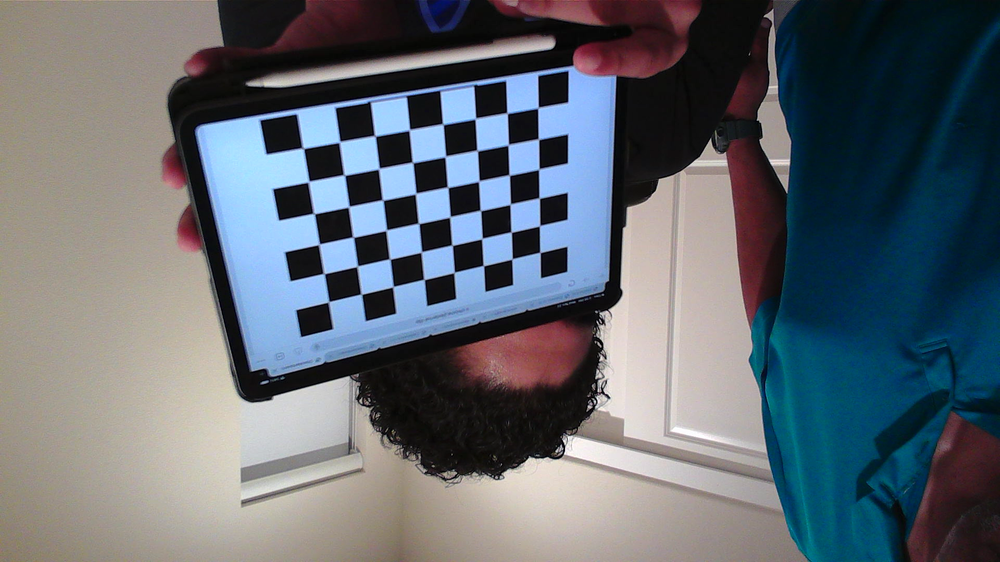
#> input picture PythonHandControl/CameraCalibration/images/img0.png, 1000 x 562 px, shrunk from 1920 x 1080 before the run; its folder holds only this picture in this run
$ python calibrate2.py
#> lines starting #> are read from the running program, lines starting #| are printed output that depends on the picture; after the words box and inside, x2 and y2 are one past the last pixel; in counts of white or black regions, pixels touching at a corner belong together; long printed decimals are rounded
import cv2
import numpy as np
import glob

# Define the chessboard dimensions
chessboard_rows = 8
chessboard_cols = 6
square_size_mm = 20

# Prepare object points (0,0,0), (1,0,0), ..., (7,5,0)
objp = np.zeros((chessboard_rows * chessboard_cols, 3), np.float32)
objp[:, :2] = np.mgrid[0:chessboard_cols, 0:chessboard_rows].T.reshape(-1, 2)
objp = objp * square_size_mm

# Arrays to store object points and image points from all the images
obj_points = []  # 3D points in real-world space
img_points = []  # 2D points in image plane

# Load images and find chessboard corners
image_paths = glob.glob("images/*.png")
for image_path in image_paths:
    image = cv2.imread(image_path)
#> image is the input picture: shape (562, 1000, 3); mean B, G, R 112.6, 105.2, 97.9
    gray_image = cv2.cvtColor(image, cv2.COLOR_BGR2GRAY)
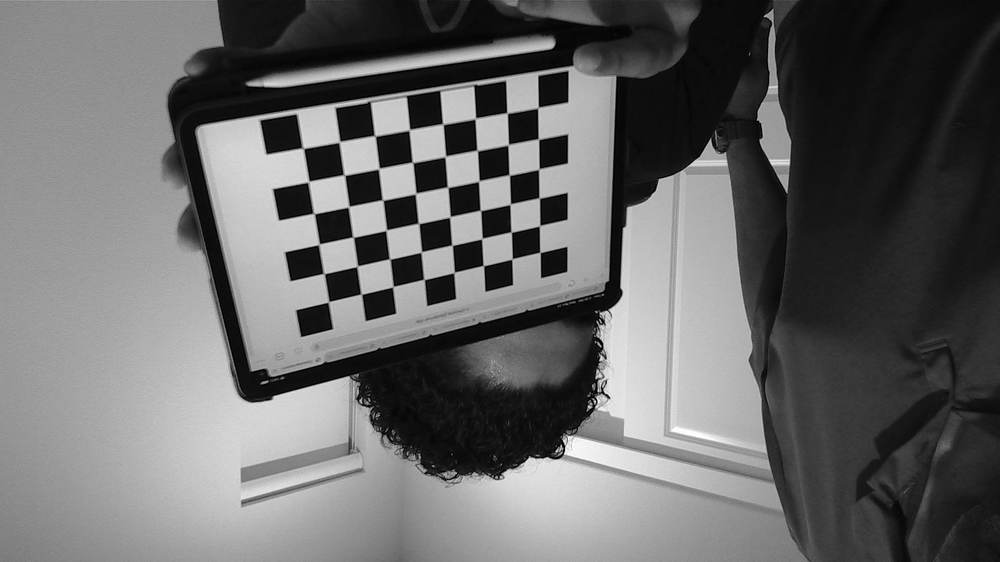
#> gray_image: shape (562, 1000); min 0, max 255, mean 103.9

    # Find chessboard corners
    ret, corners = cv2.findChessboardCorners(gray_image, (chessboard_cols, chessboard_rows), None)
#> ret = True; corners = 48 rows, first 8: [538.2, 107.6], [538.5, 139.2], [538.9, 169], [539.2, 198.1], [539.5, 225.8], [540, 252.5], [507.2, 113.3], [508.3, 144.8]

    if ret:
        obj_points.append(objp)
        img_points.append(corners)

        # Optionally, you can draw the chessboard corners on the image
        cv2.drawChessboardCorners(image, (chessboard_cols, chessboard_rows), corners, ret)
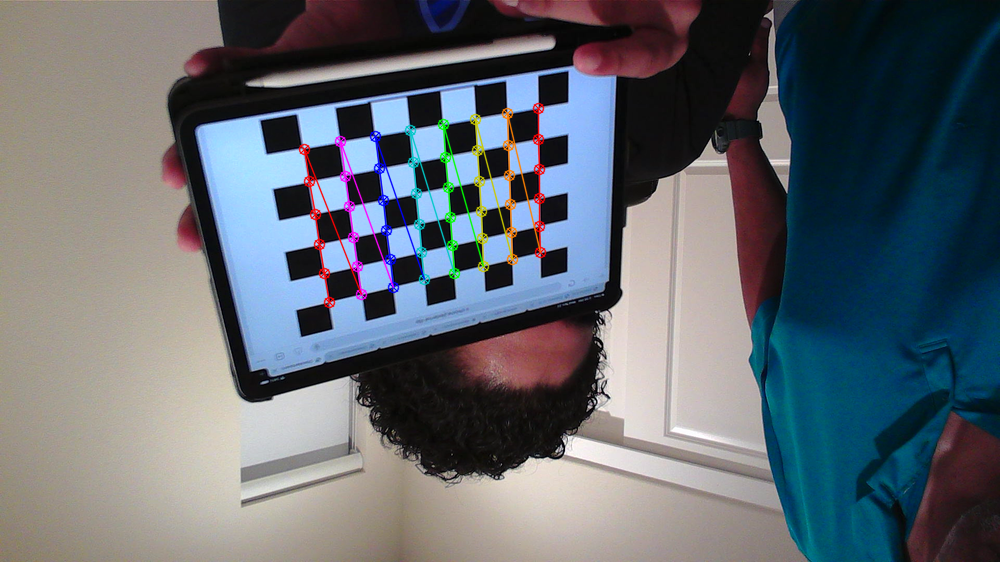
#> image: shape (562, 1000, 3); 1.85% of pixels changed, all inside (x1, y1, x2, y2) = (298, 102, 547, 309)
        cv2.imshow("Image", image)
        cv2.waitKey(500)  # Show each image for 500 milliseconds

cv2.destroyAllWindows()

# Calibrate the camera
ret, camera_matrix, dist_coeffs, rvecs, tvecs = cv2.calibrateCamera(obj_points, img_points, gray_image.shape[::-1], None, None)
#> ret = 0.292; camera_matrix = [[896.4, 0, 563.6], [0, 904.3, 271.7], [0, 0, 1]]; dist_coeffs = [[0.26, -0.735, -0.00106, 0.0162, -6.39]]; rvecs = ([0.0985, -0.745, 1.38],); tvecs = ([-15.62, -97.61, 541.9],)

# Save the calibration data to a file
calibration_data = {
    'camera_matrix': camera_matrix,
    'dist_coeffs': dist_coeffs,
    'focal_length_mm': [camera_matrix[0, 0], camera_matrix[1, 1]],
    'sensor_size_mm': [gray_image.shape[1] * square_size_mm, gray_image.shape[0] * square_size_mm],
}
#> calibration_data = {'camera_matrix': [[896.4, 0, 563.6], [0, 904.3, 271.7], [0, 0, 1]], 'dist_coeffs': [[0.26, -0.735, -0.00106, 0.0162, -6.39]], 'focal_length_mm': [896.4, 904.3], 'sensor_size_mm': [20000, 11240]}

np.savez('../camera_calibration.npz', **calibration_data)

# Print the calibration data
print("Camera Matrix:")
print(camera_matrix)
#| [[896.381   0.         563.629]
#|  [  0.         904.303  271.690]
#|  [  0.           0.           1.        ]]

print("\nDistortion Coefficients:")
print(dist_coeffs)
#| [[ 2.59895401e-01 -7.34543562e-01 -1.05958495e-03  1.61592129e-02
#|   -6.39191877e+00]]

print("\nFocal Length (mm):")
print([camera_matrix[0, 0], camera_matrix[1, 1]])
#| [896.381, 904.303]

print("\nSensor Size (mm):")
print([gray_image.shape[1] * square_size_mm, gray_image.shape[0] * square_size_mm])
#| [20000, 11240]

print("\nCamera calibration completed and data saved to camera_calibration.npz")

$ run again, on PythonHandControl/CameraCalibration/images/img12.png
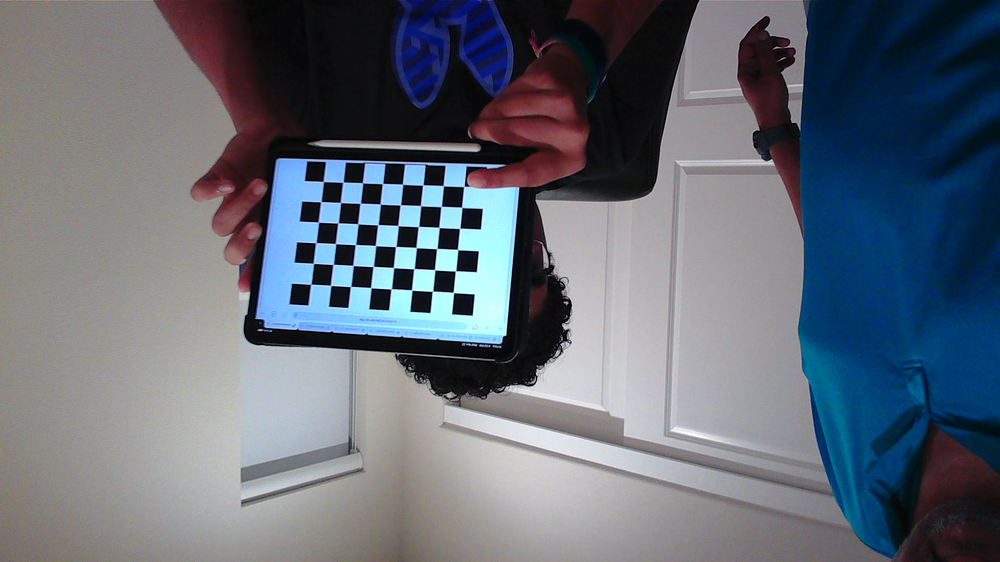
#> input picture PythonHandControl/CameraCalibration/images/img12.png, 1000 x 562 px, shrunk from 1920 x 1080 before the run
#> image is the input picture: shape (562, 1000, 3); mean B, G, R 117.8, 107.3, 99.8
#> `gray_image = cv2.cvtColor(image, cv2.COLOR_BGR2GRAY)`:
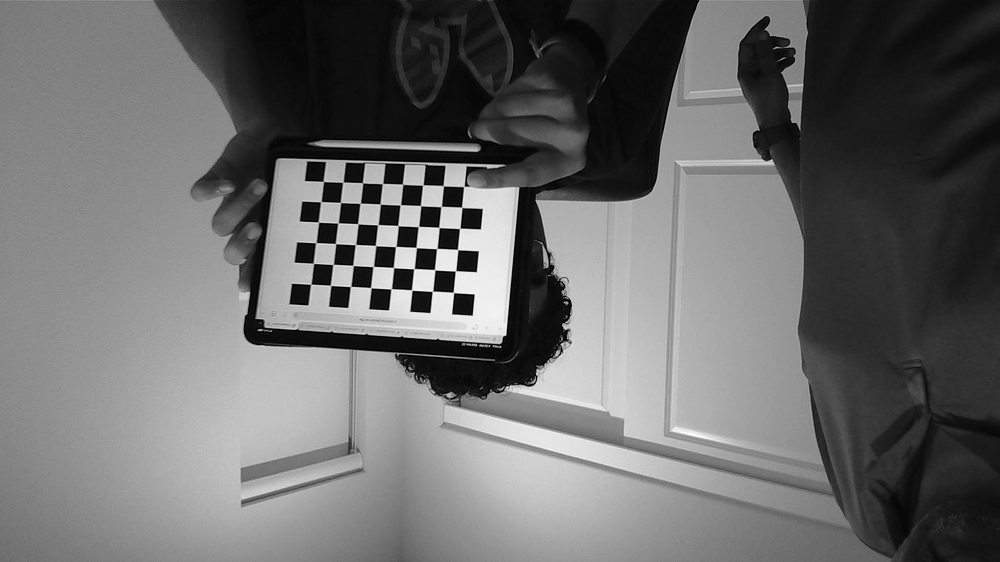
#> gray_image: shape (562, 1000); min 0, max 255, mean 106.3
#> `ret, corners = cv2.findChessboardCorners(gray_image, (chessboard_cols,..`: ret = True; corners = 48 rows, first 8: [310.8, 284.3], [313.4, 263.3], [315.8, 242.6], [318.5, 222.2], [320.8, 201.7], [323.4, 181.5], [330.6, 285.4], [333, 264.5]
#> `cv2.drawChessboardCorners(image, (chessboard_cols, chessboard_rows), c..`:
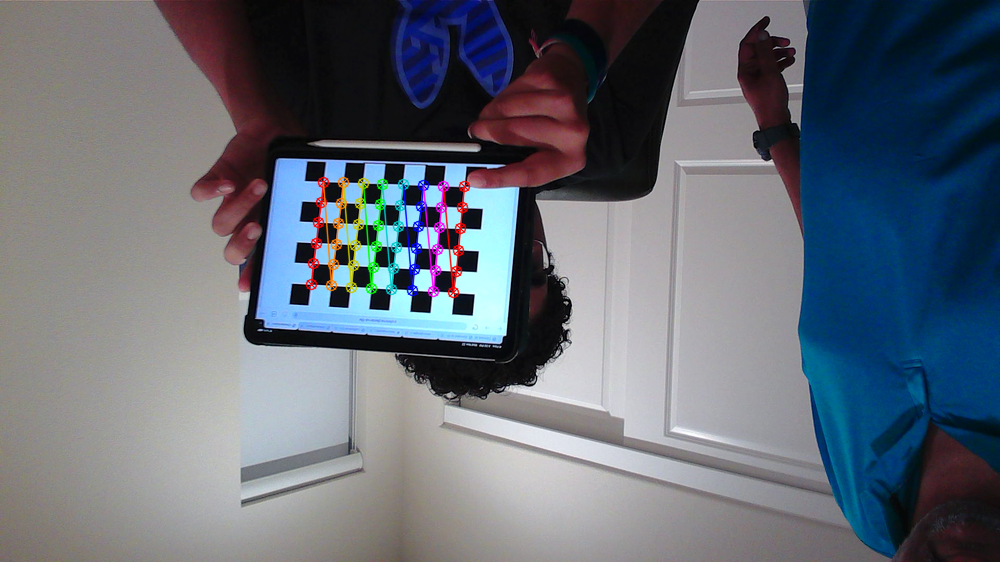
#> image: shape (562, 1000, 3); 1.48% of pixels changed, all inside (x1, y1, x2, y2) = (305, 176, 471, 299)
#> `ret, camera_matrix, dist_coeffs, rvecs, tvecs = cv2.calibrateCamera(ob..`: ret = 0.0724; camera_matrix = [[1200.8, 0, 505.2], [0, 1197.9, 217.7], [0, 0, 1]]; dist_coeffs = [[0.322, -8.79, 0.0041, 0.0211, 117.6]]; rvecs = ([-0.338, 0.00799, -1.49],); tvecs = ([-183.6, 62.65, 1128],)
#> calibration_data = {'camera_matrix': [[1200.8, 0, 505.2], [0, 1197.9, 217.7], [0, 0, 1]], 'dist_coeffs': [[0.322, -8.79, 0.0041, 0.0211, 117.6]], 'focal_length_mm': [1200.8, 1197.9], 'sensor_size_mm': [20000, 11240]}
#| [[1.20084530e+03 0.00000000e+00 5.05187602e+02]
#|  [0.00000000e+00 1.19787157e+03 2.17676114e+02]
#|  [0.00000000e+00 0.00000000e+00 1.00000000e+00]]
#| [[ 3.22104595e-01 -8.79435069e+00  4.10263380e-03  2.11481054e-02
#|    1.17578017e+02]]
#| [1200.845, 1197.872]
#| [20000, 11240]

$ run again, on PythonHandControl/CameraCalibration/images/img14.png
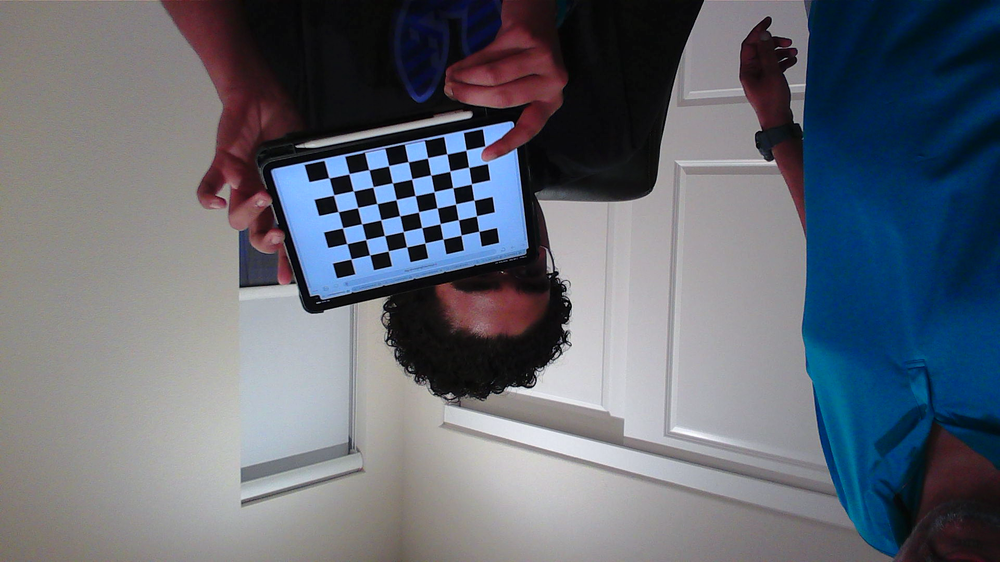
#> input picture PythonHandControl/CameraCalibration/images/img14.png, 1000 x 562 px, shrunk from 1920 x 1080 before the run
#> image is the input picture: shape (562, 1000, 3); mean B, G, R 115.7, 105.4, 99.9
#> `gray_image = cv2.cvtColor(image, cv2.COLOR_BGR2GRAY)`:
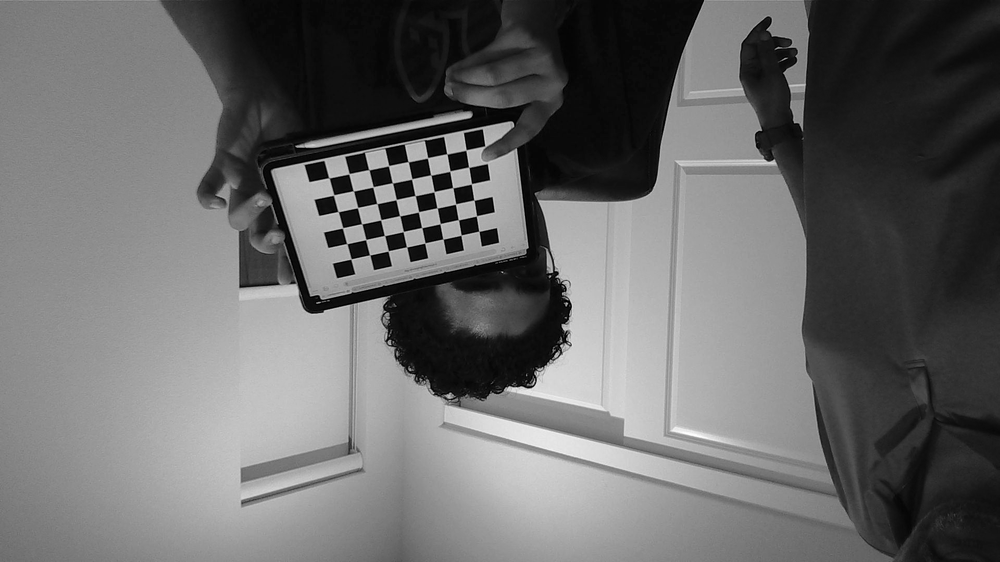
#> gray_image: shape (562, 1000); min 0, max 255, mean 104.9
#> `ret, corners = cv2.findChessboardCorners(gray_image, (chessboard_cols,..`: ret = True; corners = 48 rows, first 8: [466, 150], [468.7, 167.3], [471.4, 183.8], [474, 200.2], [476.4, 215.9], [478.9, 231.3], [446.8, 153.9], [449.8, 171.1]
#> `cv2.drawChessboardCorners(image, (chessboard_cols, chessboard_rows), c..`:
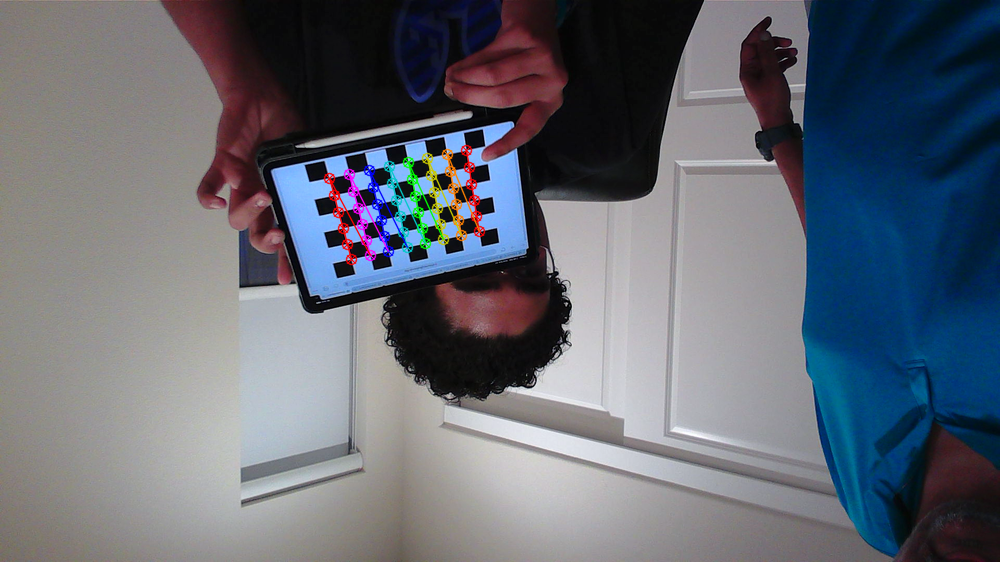
#> image: shape (562, 1000, 3); 1.28% of pixels changed, all inside (x1, y1, x2, y2) = (323, 144, 486, 266)
#> `ret, camera_matrix, dist_coeffs, rvecs, tvecs = cv2.calibrateCamera(ob..`: ret = 0.0818; camera_matrix = [[850.1, 0, 532.1], [0, 849.5, 275.1], [0, 0, 1]]; dist_coeffs = [[0.25, -4.2, -0.00046, 0.000481, 27]]; rvecs = ([0.315, -0.639, 1.34],); tvecs = ([-67.55, -128, 873.1],)
#> calibration_data = {'camera_matrix': [[850.1, 0, 532.1], [0, 849.5, 275.1], [0, 0, 1]], 'dist_coeffs': [[0.25, -4.2, -0.00046, 0.000481, 27]], 'focal_length_mm': [850.1, 849.5], 'sensor_size_mm': [20000, 11240]}
#| [[850.105    0.         532.055]
#|  [  0.         849.459  275.148]
#|  [  0.           0.           1.        ]]
#| [[ 2.50047008e-01 -4.19670313e+00 -4.60271067e-04  4.80515741e-04
#|    2.70013411e+01]]
#| [850.105, 849.459]
#| [20000, 11240]

$ run again, on PythonHandControl/CameraCalibration/images/img1.png
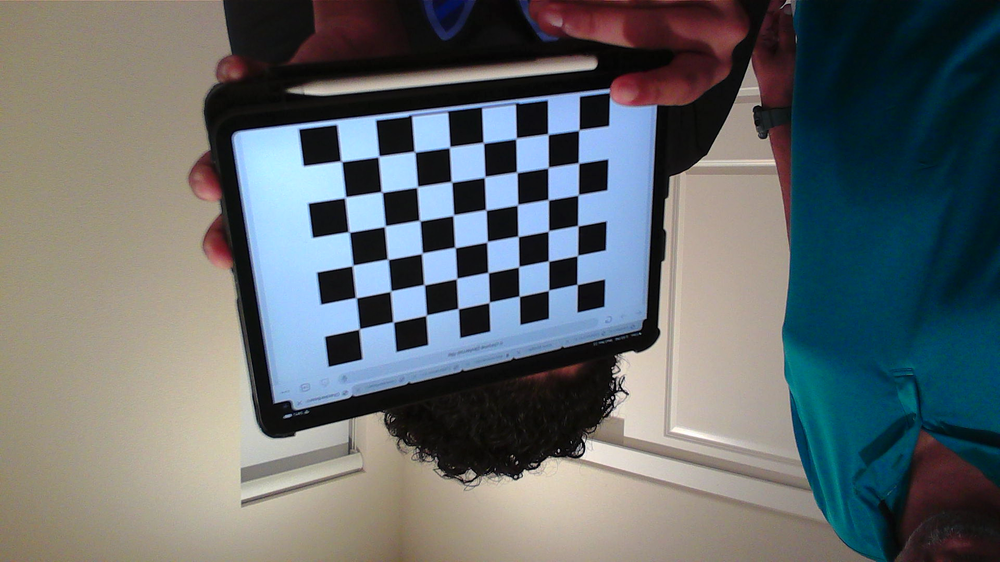
#> input picture PythonHandControl/CameraCalibration/images/img1.png, 1000 x 562 px, shrunk from 1920 x 1080 before the run
#> image is the input picture: shape (562, 1000, 3); mean B, G, R 108.7, 106.6, 99.9
#> `gray_image = cv2.cvtColor(image, cv2.COLOR_BGR2GRAY)`:
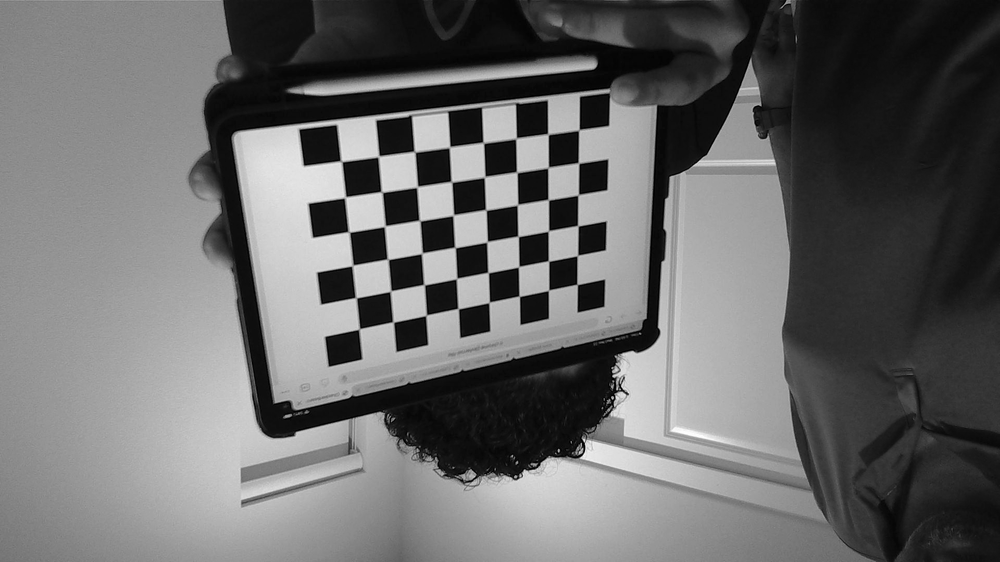
#> gray_image: shape (562, 1000); min 0, max 255, mean 104.8
#> `ret, corners = cv2.findChessboardCorners(gray_image, (chessboard_cols,..`: ret = True; corners = 48 rows, first 8: [578.6, 130.3], [578.6, 163], [578.3, 194.8], [577.9, 225.7], [577.2, 255.8], [577.2, 284.5], [548.2, 134.4], [548, 167.6]
#> `cv2.drawChessboardCorners(image, (chessboard_cols, chessboard_rows), c..`:
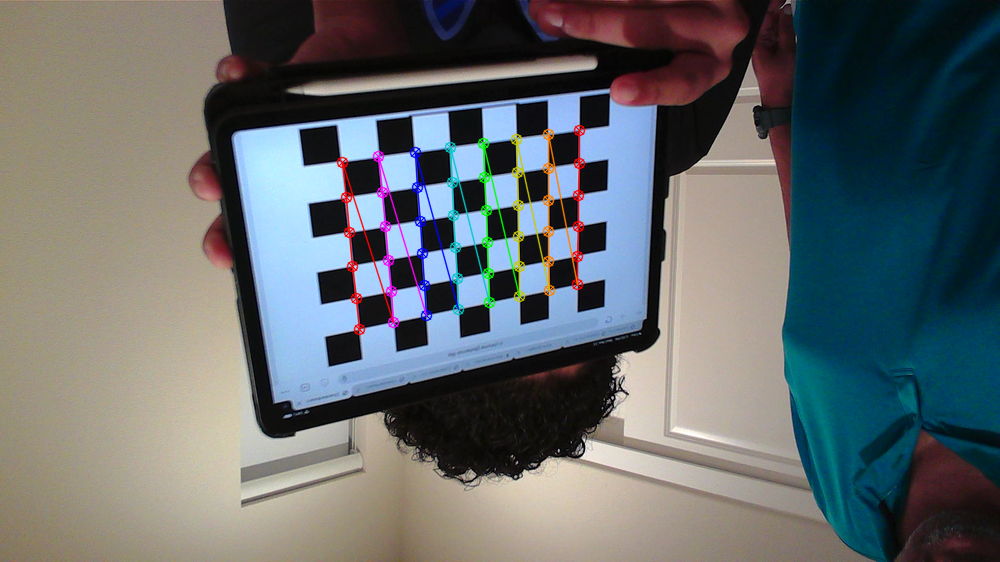
#> image: shape (562, 1000, 3); 1.95% of pixels changed, all inside (x1, y1, x2, y2) = (336, 124, 586, 336)
#> `ret, camera_matrix, dist_coeffs, rvecs, tvecs = cv2.calibrateCamera(ob..`: ret = 0.255; camera_matrix = [[907.6, 0, 494.4], [0, 872.6, 299.6], [0, 0, 1]]; dist_coeffs = [[-0.399, 27.69, -0.00172, -0.00694, -399.1]]; rvecs = ([-0.00658, -0.634, 1.41],); tvecs = ([48.62, -101.1, 522.2],)
#> calibration_data = {'camera_matrix': [[907.6, 0, 494.4], [0, 872.6, 299.6], [0, 0, 1]], 'dist_coeffs': [[-0.399, 27.69, -0.00172, -0.00694, -399.1]], 'focal_length_mm': [907.6, 872.6], 'sensor_size_mm': [20000, 11240]}
#| [[907.578   0.         494.434]
#|  [  0.         872.572 299.564]
#|  [  0.           0.           1.        ]]
#| [[-3.99367096e-01  2.76922193e+01 -1.72362223e-03 -6.93906632e-03
#|   -3.99069300e+02]]
#| [907.578, 872.572]
#| [20000, 11240]
